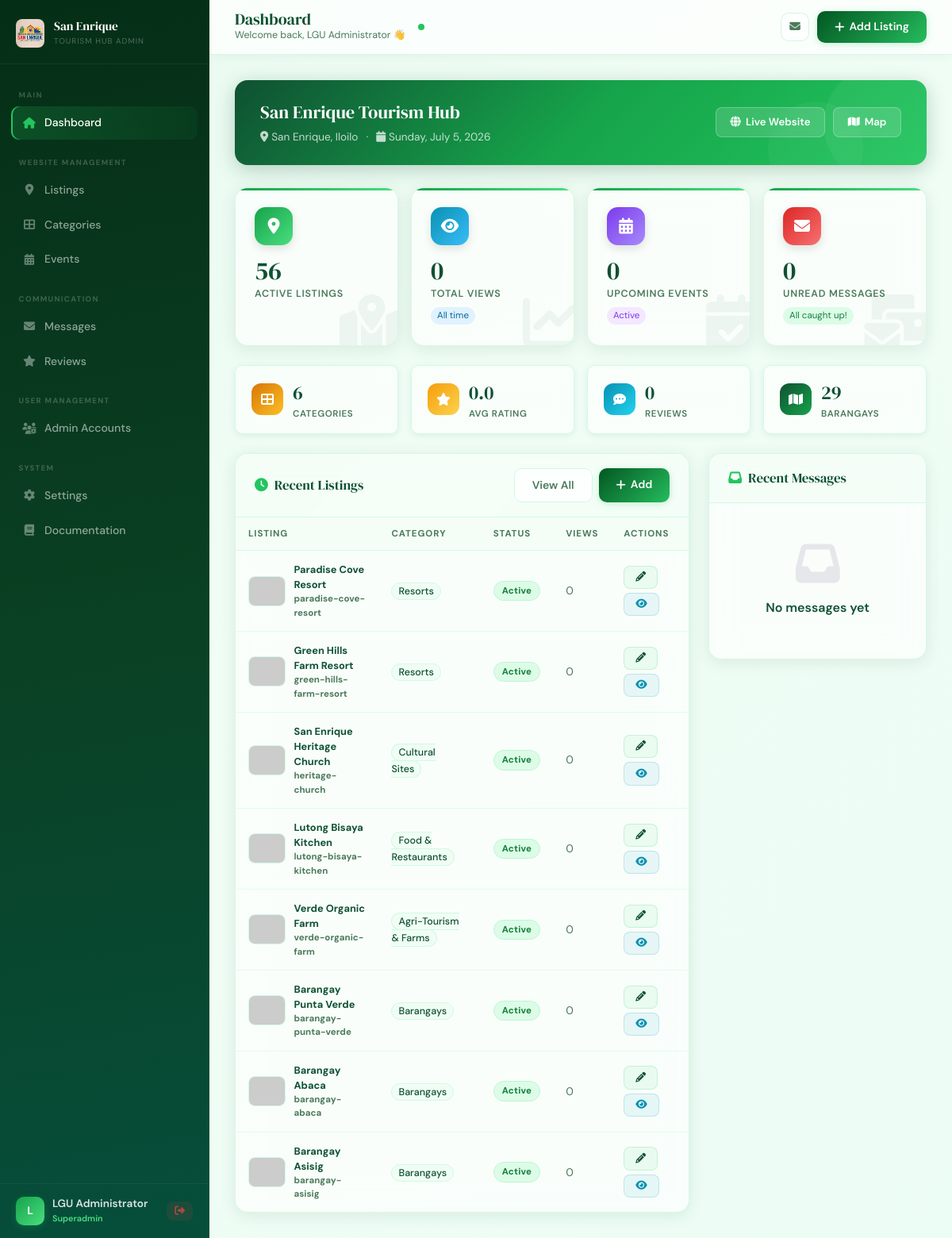
Page /admin/dashboard.php (signed in) on the committed database.
### tables this page shows
CREATE TABLE IF NOT EXISTS listings (
    id INT AUTO_INCREMENT PRIMARY KEY,
    category_id INT NOT NULL,
    name VARCHAR(200) NOT NULL,
    slug VARCHAR(200) NOT NULL UNIQUE,
    description TEXT,
    address TEXT,
    barangay VARCHAR(100),
    contact VARCHAR(100),
    email VARCHAR(150),
    website VARCHAR(255),
    latitude DECIMAL(10, 8),
    longitude DECIMAL(11, 8),
    featured_image VARCHAR(500),
    gallery TEXT,
    video VARCHAR(512) DEFAULT '',
    operating_hours VARCHAR(255),
    entrance_fee VARCHAR(100),
    amenities TEXT,
    status ENUM('active','inactive','pending') DEFAULT 'active',
    is_featured TINYINT(1) DEFAULT 0,
    views INT DEFAULT 0,
    rating DECIMAL(3,2) DEFAULT 0.00,
    created_at TIMESTAMP DEFAULT CURRENT_TIMESTAMP,
    updated_at TIMESTAMP DEFAULT CURRENT_TIMESTAMP ON UPDATE CURRENT_TIMESTAMP,
    FOREIGN KEY (category_id) REFERENCES categories(id) ON DELETE CASCADE
);

CREATE TABLE IF NOT EXISTS categories (
    id INT AUTO_INCREMENT PRIMARY KEY,
    name VARCHAR(100) NOT NULL,
    slug VARCHAR(100) NOT NULL UNIQUE,
    icon VARCHAR(50) DEFAULT 'fas fa-map-marker-alt',
    color VARCHAR(20) DEFAULT '#2d6a4f',
    created_at TIMESTAMP DEFAULT CURRENT_TIMESTAMP
);

### includes/auth.php (called while the page is built, shortened)
<?php
function currentAdmin()
{
    return [
        'id' => $_SESSION['admin_id'] ?? null,
        'name' => $_SESSION['admin_name'] ?? '',
        'role' => $_SESSION['admin_role'] ?? '',
        'username' => $_SESSION['admin_username'] ?? ''
    ];
}
?>

### includes/functions.php (called while the page is built, shortened)
<?php
require_once __DIR__ . '/auth.php';
function getStats()
{
    $db = getDB();
    $stats = [];
    $stats['listings'] = $db->query("SELECT COUNT(*) as c FROM listings WHERE status='active'")->fetch_assoc()['c'];
    $stats['categories'] = $db->query("SELECT COUNT(*) as c FROM categories")->fetch_assoc()['c'];
    $stats['events'] = $db->query("SELECT COUNT(*) as c FROM events WHERE status='active'")->fetch_assoc()['c'];
    $brgyResult = $db->query("SELECT COUNT(l.id) as c FROM listings l JOIN categories c ON l.category_id=c.id WHERE c.slug='barangays' AND l.status='active'");
    $stats['barangays'] = $brgyResult ? (int)$brgyResult->fetch_assoc()['c'] : 0;
    return $stats;
}
?>

### admin/dashboard.php (the view, shortened to what this page needs)
<?php
require_once '../includes/functions.php';
$admin = currentAdmin();
$stats = getStats();
$db = getDB();
$recentListings = $db->query("SELECT l.*, c.name as cat_name FROM listings l JOIN categories c ON l.category_id = c.id ORDER BY l.created_at DESC LIMIT 8")->fetch_all(MYSQLI_ASSOC);
$recentMessages = $db->query("SELECT * FROM messages ORDER BY created_at DESC LIMIT 5")->fetch_all(MYSQLI_ASSOC);
$unreadMsgs     = $db->query("SELECT COUNT(*) as c FROM messages WHERE is_read = 0")->fetch_assoc()['c'];
$totalViews     = $db->query("SELECT COALESCE(SUM(views),0) as c FROM listings")->fetch_assoc()['c'];
$totalReviews   = $db->query("SELECT COUNT(*) as c FROM reviews")->fetch_assoc()['c'];
$avgRating      = $db->query("SELECT COALESCE(AVG(rating),0) as c FROM reviews")->fetch_assoc()['c'];
$upcomingEvents = $db->query("SELECT COUNT(*) as c FROM events WHERE status='active' AND event_date >= CURDATE()")->fetch_assoc()['c'];
?>
<!DOCTYPE html>
<html lang="en">
<head>
  <link rel="stylesheet" href="https://cdnjs.cloudflare.com/ajax/libs/font-awesome/6.4.0/css/all.min.css">
  <link href="https://cdn.jsdelivr.net/npm/bootstrap@5.3.0/dist/css/bootstrap.min.css" rel="stylesheet">
  <link rel="stylesheet" href="../assets/css/admin.css">
</head>
<body>
<?php require_once 'sidebar.php'; ?>
<div class="admin-content">
  <div class="admin-topbar">
    <div class="topbar-left">
      <div>
        <div class="topbar-title">Dashboard</div>
        <div class="topbar-breadcrumb">Welcome back, <?= htmlspecialchars($admin['name']) ?> 👋</div>
      </div>
    </div>
    <div class="topbar-actions">
      <a href="messages.php" class="topbar-icon-btn" title="Messages">
        <i class="fas fa-envelope"></i>
      </a>
      <a href="listings.php?action=add" class="btn-admin-primary">
        <i class="fas fa-plus"></i> Add Listing
      </a>
    </div>
  </div>
  <div class="admin-main">
    <div class="dash-welcome-banner">
      <div class="banner-shape banner-shape-1"></div>
      <div class="banner-shape banner-shape-2"></div>
      <div class="banner-content">
        <div class="banner-title">San Enrique Tourism Hub</div>
        <div class="banner-meta">
          <span><i class="fas fa-map-marker-alt me-1"></i>San Enrique, Iloilo</span>
          <span>·</span>
          <span><i class="fas fa-calendar me-1"></i><?= date('l, F j, Y') ?></span>
        </div>
      </div>
      <div class="banner-actions">
        <a href="../index.php" target="_blank" class="btn-banner">
          <i class="fas fa-globe"></i> Live Website
        </a>
        <a href="../map.php" target="_blank" class="btn-banner">
          <i class="fas fa-map"></i> Map
        </a>
      </div>
    </div>
    <div class="row g-3 mb-4">
      <div class="col-6 col-md-3">
        <div class="dash-stat-card">
          <div class="stat-icon stat-icon-green">
            <i class="fas fa-map-marker-alt"></i>
          </div>
          <div class="stat-value"><?= number_format($stats['listings']) ?></div>
          <div class="stat-name">Active Listings</div>
          <i class="fas fa-map-marked-alt stat-bg-icon"></i>
        </div>
      </div>
      <div class="col-6 col-md-3">
        <div class="dash-stat-card">
          <div class="stat-icon stat-icon-blue">
            <i class="fas fa-eye"></i>
          </div>
          <div class="stat-value"><?= number_format($totalViews) ?></div>
          <div class="stat-name">Total Views</div>
          <div class="stat-chip stat-chip-info">All time</div>
          <i class="fas fa-chart-line stat-bg-icon"></i>
        </div>
      </div>
      <div class="col-6 col-md-3">
        <div class="dash-stat-card">
          <div class="stat-icon stat-icon-purple">
            <i class="fas fa-calendar-alt"></i>
          </div>
          <div class="stat-value"><?= $upcomingEvents ?></div>
          <div class="stat-name">Upcoming Events</div>
          <div class="stat-chip stat-chip-purple">Active</div>
          <i class="fas fa-calendar-check stat-bg-icon"></i>
        </div>
      </div>
      <div class="col-6 col-md-3">
        <div class="dash-stat-card">
          <div class="stat-icon stat-icon-red">
            <i class="fas fa-envelope"></i>
          </div>
          <div class="stat-value"><?= $unreadMsgs ?></div>
          <div class="stat-name">Unread Messages</div>
          <?php if ($unreadMsgs > 0): ?>
            <a href="messages.php" class="stat-chip stat-chip-danger">View all →</a>
          <?php else: ?>
            <div class="stat-chip stat-chip-success">All caught up!</div>
          <?php endif; ?>
          <i class="fas fa-mail-bulk stat-bg-icon"></i>
        </div>
      </div>
    </div>
    <div class="row g-3 mb-4">
      <div class="col-6 col-md-3">
        <div class="mini-stat-card">
          <div class="mini-stat-icon stat-icon-amber"><i class="fas fa-th-large"></i></div>
          <div>
            <div class="mini-stat-value"><?= $stats['categories'] ?></div>
            <div class="mini-stat-label">Categories</div>
          </div>
        </div>
      </div>
      <div class="col-6 col-md-3">
        <div class="mini-stat-card">
          <div class="mini-stat-icon stat-icon-faint-amber"><i class="fas fa-star"></i></div>
          <div>
            <div class="mini-stat-value"><?= number_format($avgRating,1) ?></div>
            <div class="mini-stat-label">Avg Rating</div>
          </div>
        </div>
      </div>
      <div class="col-6 col-md-3">
        <div class="mini-stat-card">
          <div class="mini-stat-icon stat-icon-cyan"><i class="fas fa-comment-dots"></i></div>
          <div>
            <div class="mini-stat-value"><?= $totalReviews ?></div>
            <div class="mini-stat-label">Reviews</div>
          </div>
        </div>
      </div>
      <div class="col-6 col-md-3">
        <div class="mini-stat-card">
          <div class="mini-stat-icon stat-icon-dark-green"><i class="fas fa-map"></i></div>
          <div>
            <div class="mini-stat-value"><?= $stats['barangays'] ?></div>
            <div class="mini-stat-label">Barangays</div>
          </div>
        </div>
      </div>
    </div>
    <div class="row g-4">
      <div class="col-lg-8">
        <div class="admin-table-wrap">
          <div class="admin-table-header">
            <div class="admin-table-title"><i class="fas fa-clock me-2 section-icon-accent"></i>Recent Listings</div>
            <div class="d-flex gap-2">
              <a href="listings.php" class="btn-admin-secondary btn-sm">View All</a>
              <a href="listings.php?action=add" class="btn-admin-primary btn-sm"><i class="fas fa-plus"></i> Add</a>
            </div>
          </div>
          <div class="table-scroll">
            <table class="admin-table">
              <thead>
                <tr>
                  <th>Listing</th>
                  <th>Category</th>
                  <th>Status</th>
                  <th>Views</th>
                  <th>Actions</th>
                </tr>
              </thead>
              <tbody>
                <?php foreach ($recentListings as $listing): ?>
                <tr>
                  <td>
                    <div class="listing-info">
                      <img src="<?= $listing['featured_image'] ?: 'https://placehold.co/48x38/dcfce7/0f5132?text=?' ?>"
                           class="listing-thumb" alt=""
                           onerror="this.src='https://placehold.co/48x38/dcfce7/0f5132?text=?'">
                      <div class="listing-info-text">
                        <div class="listing-name"><?= htmlspecialchars($listing['name']) ?></div>
                        <div class="listing-slug"><?= htmlspecialchars($listing['slug']) ?></div>
                      </div>
                    </div>
                  </td>
                  <td>
                    <span class="tag-pill"><?= htmlspecialchars($listing['cat_name']) ?></span>
                  </td>
                  <td><span class="status-badge <?= $listing['status'] ?>"><?= ucfirst($listing['status']) ?></span></td>
                  <td class="td-small"><?= number_format($listing['views']) ?></td>
                  <td>
                    <div class="table-actions">
                      <a href="listings.php?action=edit&id=<?= $listing['id'] ?>" class="btn-admin-edit btn-sm">
                        <i class="fas fa-pencil-alt"></i>
                      </a>
                      <a href="listing_view.php?slug=<?= urlencode($listing['slug']) ?>" class="btn-admin-view btn-sm">
                        <i class="fas fa-eye"></i>
                      </a>
                    </div>
                  </td>
                </tr>
                <?php endforeach; ?>
              </tbody>
            </table>
          </div>
        </div>
      </div>
      <div class="col-lg-4">
        <div class="admin-table-wrap">
          <div class="admin-table-header">
            <div class="admin-table-title"><i class="fas fa-inbox me-2 section-icon-accent"></i>Recent Messages</div>
          </div>
          <?php if ($recentMessages): ?>
            <?php foreach ($recentMessages as $msg):
              $isUnread = !$msg['is_read']; ?>
              <a href="messages.php?view=<?= $msg['id'] ?>" class="msg-list-item">
                <div class="msg-list-row <?= $isUnread ? '' : '' ?>">
                  <div class="msg-sender-wrap">
                    <div class="msg-avatar"><?= strtoupper(substr($msg['name'],0,1)) ?></div>
                    <div class="msg-sender-info">
                      <div class="msg-sender-name <?= $isUnread ? 'unread' : 'read' ?>">
                        <?= htmlspecialchars($msg['name']) ?>
                        <?php if ($isUnread): ?><span class="msg-unread-dot"></span><?php endif; ?>
                      </div>
                      <div class="msg-subject"><?= htmlspecialchars(substr($msg['subject'],0,40)) ?></div>
                    </div>
                  </div>
                </div>
              </a>
            <?php endforeach; ?>
            <div class="p-3 text-center">
              <a href="messages.php" class="btn-admin-secondary btn-sm">View All Messages</a>
            </div>
          <?php else: ?>
            <div class="empty-state">
              <i class="fas fa-inbox empty-icon-lg"></i>
              <div class="empty-title">No messages yet</div>
            </div>
          <?php endif; ?>
        </div>
      </div>
    </div>
  </div>
</div>
</body>
</html>

### rows in the picture
listings: name "Paradise Cove Resort", slug "paradise-cove-resort", category.name "Resorts", status "Active", views "0"
listings: name "Green Hills Farm Resort", slug "green-hills-farm-resort", category.name "Resorts", status "Active", views "0"
listings: name "San Enrique Heritage Church", slug "heritage-church", category.name "Cultural Sites", status "Active", views "0"
listings: name "Lutong Bisaya Kitchen", slug "lutong-bisaya-kitchen", category.name "Food & Restaurants", status "Active", views "0"
listings: name "Verde Organic Farm", slug "verde-organic-farm", category.name "Agri-Tourism & Farms", status "Active", views "0"
listings: name "Barangay Punta Verde", slug "barangay-punta-verde", category.name "Barangays", status "Active", views "0"
listings: name "Barangay Abaca", slug "barangay-abaca", category.name "Barangays", status "Active", views "0"
listings: name "Barangay Asisig", slug "barangay-asisig", category.name "Barangays", status "Active", views "0"

### other values in the picture
substr($admin['name'], 0, 1) "L"
$admin['name'] "LGU Administrator"
$admin['role'] "Superadmin"
$stats['listings'] "56"
$totalViews "0"
$upcomingEvents "0"
$unreadMsgs "0"
$stats['categories'] "6"
$avgRating "0.0"
$totalReviews "0"
$stats['barangays'] "29"
